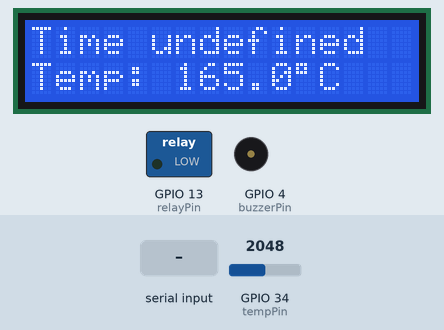
Bench run of a program on a simulated ESP32. Shown: 16×2 character LCD, switched loads named in the program (green lamp = pin HIGH), buzzer (waves = sounding, pin HIGH). The test bench sets the inputs (shaded band); at power-on: GPIO 34 (tempPin) = 2048. Nothing arrives over Bluetooth unless stated; what the program prints to the serial monitor is not drawn.

Above: at 1.2 s.
1.3 s: GPIO 34 (tempPin) set to 291
At 2.4 s:
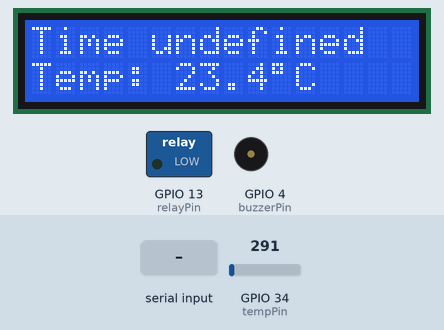
3.5 s: GPIO 34 (tempPin) set to 244
At 5.0 s:
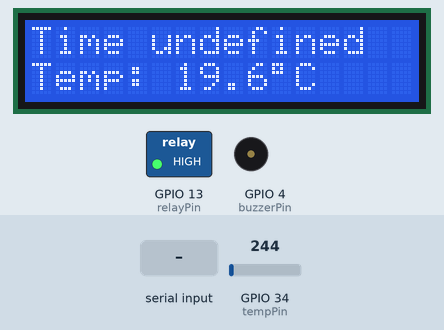
5.5 s: "SET TEMPERATURE\n" received over the second serial link
At 6.6 s:
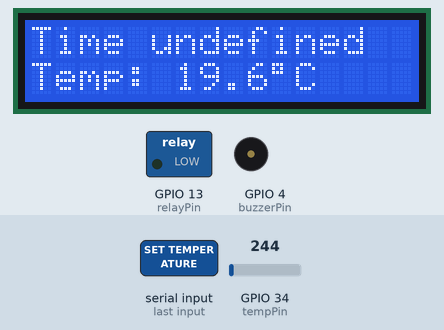
7.5 s: GPIO 34 (tempPin) set to 9
At 9.2 s:
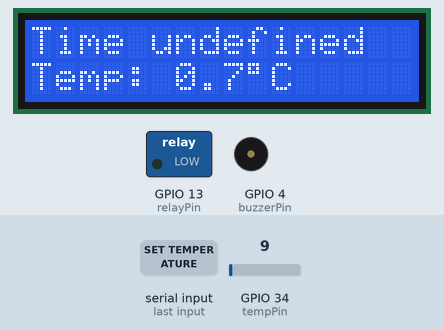
9.5 s: GPIO 34 (tempPin) set to 6
At 10.8 s:
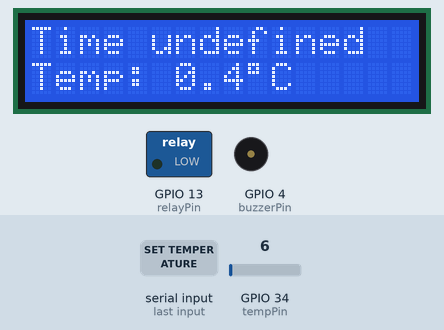
Timing chart, 0 to 12.5 s (numbered marks = the images above; inputs shaded):
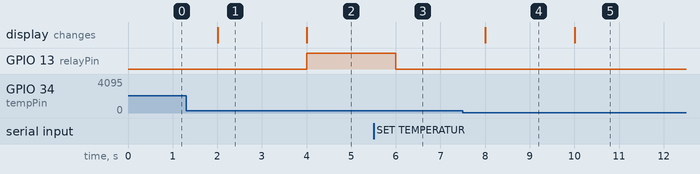

Measured:
- the behaviour switches between 267 and 266 on GPIO 34 (tempPin) (found by bisection; images 1 and 2)
- after the input at 1.3 s, the display: changes after 0.71 s (image 1)
- after the input at 3.5 s, GPIO 13 (relayPin): LOW → HIGH after 0.50 s; the display: changes after 0.50 s (image 2)
- after the input at 5.5 s, GPIO 13 (relayPin): HIGH → LOW after 0.50 s
- after the input at 7.5 s, the display: changes after 0.50 s (image 4)
- after the input at 9.5 s, the display: changes after 0.50 s (image 5)

The program:

main.cpp
```cpp
#include <BluetoothSerial.h>
#include <LiquidCrystal.h>
#include <driver/adc.h>
#include <esp_adc_cal.h>

LiquidCrystal lcd(14, 27, 26, 25, 33, 32);
BluetoothSerial SerialBT;

const int tempPin = 34;
const int relayPin = 13;
const int buzzerPin = 4;

unsigned long currentTimeInSeconds = 0;
unsigned long lastUpdateMillis = 0;
int set_at_least_once = 0;
bool heatingEnabled = true;

float targetTemp = 22.0;

unsigned long alarmTimeInSeconds = 0;
bool alarmActive = false;
bool buzzing = false;
unsigned long buzzStartTime = 0;

esp_adc_cal_characteristics_t adc_chars;

unsigned long parseTimeToSeconds(const String &timeStr) {
    int h = timeStr.substring(0, 2).toInt();
    int m = timeStr.substring(3, 5).toInt();
    int s = timeStr.substring(6, 8).toInt();
    return h * 3600 + m * 60 + s;
}

float readTemperatureC() {
    int analogValue = adc1_get_raw(ADC1_CHANNEL_6);
    uint32_t voltage = esp_adc_cal_raw_to_voltage(analogValue, &adc_chars);
    float temperatureC = voltage / 10.0;
    return temperatureC;
}

String formatTime(unsigned long seconds) {
    int h = (seconds / 3600) % 24;
    int m = (seconds / 60) % 60;
    int s = seconds % 60;

    char buffer[9];
    snprintf(buffer, sizeof(buffer), "%02d:%02d:%02d", h, m, s);
    return String(buffer);
}

void showTimeAndTemp(float temp) {
    lcd.clear();
    lcd.setCursor(0, 0);
    lcd.print(formatTime(currentTimeInSeconds));

    lcd.setCursor(0, 1);
    lcd.print("Temp: ");
    lcd.print(temp, 1);
    lcd.print((char)223);
    lcd.print("C");
}

void setup() {
    Serial.begin(115200);
    SerialBT.begin("ESP32-Clock");
    lcd.begin(16, 2);

    pinMode(relayPin, OUTPUT);
    pinMode(buzzerPin, OUTPUT);
    digitalWrite(buzzerPin, LOW); // ensure buzzer is off
    digitalWrite(relayPin, LOW);

    lcd.clear();
    lcd.setCursor(0, 0);
    lcd.print("Time undefined");

    adc1_config_width(ADC_WIDTH_BIT_12);
    adc1_config_channel_atten(ADC1_CHANNEL_6, ADC_ATTEN_DB_11);
    esp_adc_cal_characterize(ADC_UNIT_1, ADC_ATTEN_DB_11, ADC_WIDTH_BIT_12, 1100, &adc_chars);

    float temp = readTemperatureC();
    lcd.setCursor(0, 1);
    lcd.print("Temp: ");
    lcd.print(temp, 1);
    lcd.print((char)223);
    lcd.print("C");
}

void loop() {
    if (millis() - lastUpdateMillis >= 1000) {
        lastUpdateMillis = millis();
        currentTimeInSeconds++;

        float currentTemp = readTemperatureC();

        if (heatingEnabled) {
            if (currentTemp < targetTemp - 0.5) {
                digitalWrite(relayPin, HIGH);
                Serial.println("Relay ON: Heating");
            } else if (currentTemp >= targetTemp - 0.5 && currentTemp <= targetTemp + 0.5) {
                Serial.println("Target temperature reached");
                digitalWrite(relayPin, LOW);
            } else {
                digitalWrite(relayPin, LOW);
                Serial.println("Relay OFF");
            }
        } else {
            digitalWrite(relayPin, LOW);
        }

        if (set_at_least_once == 1)
            showTimeAndTemp(currentTemp);
        else {
            lcd.setCursor(0, 0);
            lcd.print("Time undefined   ");
            lcd.setCursor(0, 1);
            lcd.print("Temp: ");
            lcd.print(currentTemp, 1);
            lcd.print((char)223);
            lcd.print("C   ");
        }

        // Alarm check
        if (alarmActive && currentTimeInSeconds == alarmTimeInSeconds) {
            buzzing = true;
            buzzStartTime = millis();
            digitalWrite(buzzerPin, HIGH); // Turn on active buzzer
            SerialBT.println("Alarm triggered! Buzzing...");
        }
    }

    // Handle buzzer duration
    if (buzzing && millis() - buzzStartTime >= 5000) {
        buzzing = false;
        digitalWrite(buzzerPin, LOW); // Turn off buzzer
        alarmActive = false; // Clear alarm after it rings once
    }

    if (SerialBT.available()) {
        String command = SerialBT.readStringUntil('\n');
        command.trim();

        if (command.startsWith("SET TIME")) {
            String timeStr = command.substring(9);
            if (timeStr.length() == 8 && timeStr.charAt(2) == ':' && timeStr.charAt(5) == ':') {
                currentTimeInSeconds = parseTimeToSeconds(timeStr);
                SerialBT.println("Time set to: " + formatTime(currentTimeInSeconds));
                set_at_least_once = 1;
            } else {
                SerialBT.println("Invalid format. Use SET TIME HH:MM:SS");
            }

        } else if (command.startsWith("SET TEMPERATURE")) {
            String tempStr = command.substring(15);
            tempStr.trim();
            float newTarget = tempStr.toFloat();
            if (newTarget >= 0 && newTarget <= 100) {
                targetTemp = newTarget;
                SerialBT.println("Target temp set to: " + String(targetTemp, 1) + "C");
            } else {
                SerialBT.println("Invalid temperature. Use a value between 0 and 100.");
            }

        } else if (command.equalsIgnoreCase("STOP")) {
            heatingEnabled = false;
            digitalWrite(relayPin, LOW);
            SerialBT.println("Heating stopped. Relay disabled.");

        } else if (command.equalsIgnoreCase("START")) {
            heatingEnabled = true;
            SerialBT.println("Heating enabled.");

        } else if (command.startsWith("SET ALARM")) {
            String timeStr = command.substring(10);
            if (timeStr.length() == 8 && timeStr.charAt(2) == ':' && timeStr.charAt(5) == ':') {
                alarmTimeInSeconds = parseTimeToSeconds(timeStr);
                alarmActive = true;
                SerialBT.println("Alarm set for: " + formatTime(alarmTimeInSeconds));
            } else {
                SerialBT.println("Invalid format. Use SET ALARM HH:MM:SS");
            }

        } else {
            SerialBT.println("Unknown command.");
        }
    }
}
```
